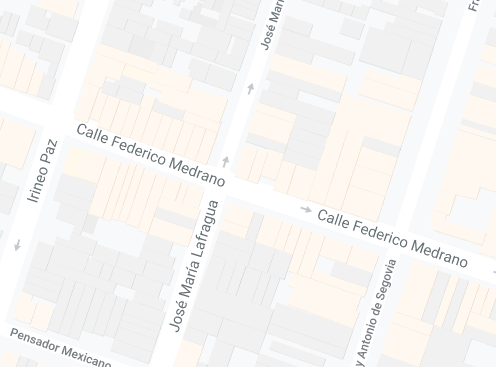
#> input picture img/map.png, 496 x 367 px
$ python -i image.py   (imports and definitions only)
#> lines starting #> are read from the running program, lines starting #| are printed output that depends on the picture; after the words box and inside, x2 and y2 are one past the last pixel; in counts of white or black regions, pixels touching at a corner belong together
import cv2
import numpy as np


class Image:
    def __init__(self, img):
        #recibvimos la dereccion de la imagen
        #y creamos el mapa de bits
#> called with img = 'img/map.png'
        self.image      = cv2.imread(img)
#> self.image is the input picture: shape (367, 496, 3); mean B, G, R 242.7, 244.7, 246.2
        #generamos una imagen nueva "a escala de grises"
        self.imageCopy  = cv2.cvtColor(self.image, cv2.COLOR_BGR2GRAY)

        #obtengo un binarizacion en blaco todos lo pixeles cuyo valor en sea entre 254 y 255
        #convierte la imagen en B/W
        _, self.imageCopy  = cv2.threshold(self.imageCopy, 254, 255, cv2.THRESH_BINARY)
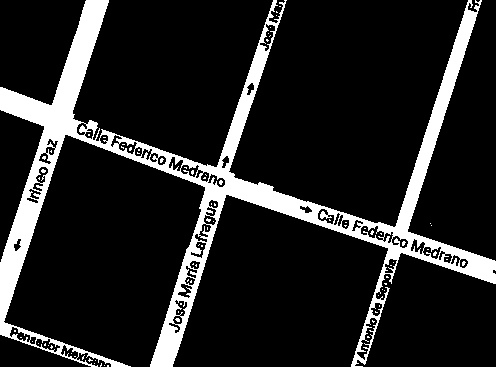
#> self.imageCopy: shape (367, 496); 14% white; 79 white regions (78 under 20 px), largest, box (x1, y1, x2, y2) and area: (0, 0, 496, 367) 25117

        #creamos un kernel de 11x11
        self.kernel     = np.ones((11,11), np.uint8)


    def convertToBAW(self):
        #filtro de dilatacion
        self.imageCopy = cv2.dilate(self.imageCopy, self.kernel, 1)
        #Despues aplico uno de erosion
        self.imageCopy = cv2.erode(self.imageCopy, self.kernel, 1)
        #aplico un flitro gausiando, para suavisar los bordes
        self.imageCopy = cv2.GaussianBlur(self.imageCopy, (5,5), cv2.BORDER_DEFAULT)


    def harris(self):
        #Aplico la deteccion de Esquinas de Harris
        self.dst = cv2.cornerHarris(self.imageCopy, 2, 3, 0.05)
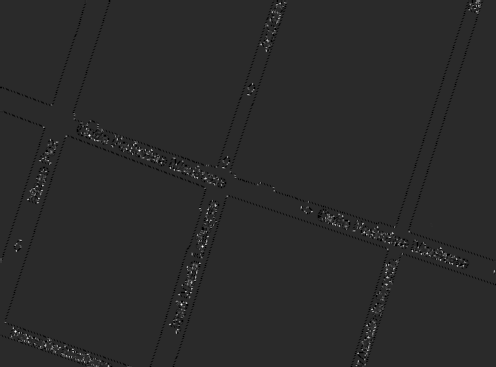
#> self.dst: shape (367, 496) float32; min -0.05, max 0.253, mean 0.000121; drawn with min black and max white
        _, self.dst = cv2.threshold(self.dst, 0.04*self.dst.max(), 255, 0)
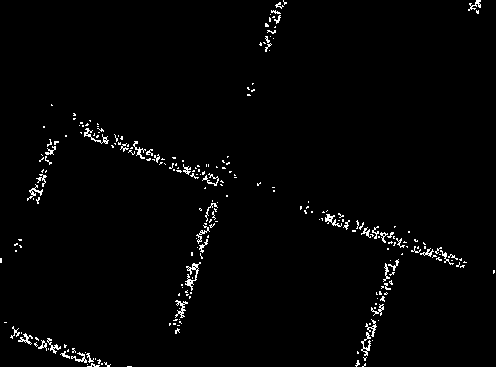
#> self.dst: shape (367, 496) float32; 1.8% white in thin lines or dots
        self.dst = np.uint8(self.dst)
#> self.dst: shape (367, 496); 1.8% white in thin lines or dots
        _,self.imageCopy = cv2.threshold(self.imageCopy,235,255,cv2.THRESH_BINARY)
        self.imageCopy = cv2.dilate(self.imageCopy,self.kernel,1)
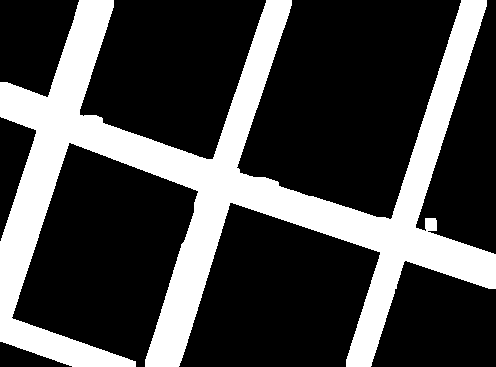
#> self.imageCopy: shape (367, 496); 27.5% white; 1 white region, box (x1, y1, x2, y2) and area: (0, 0, 496, 367) 50018
        #aqui devuelvo la imagen binarizada a tres canales
        self.imageCopy = cv2.cvtColor(self.imageCopy,cv2.COLOR_GRAY2BGR)


# [2 lines not run here, left out]

>>> result = Image('img/map.png').harris()
